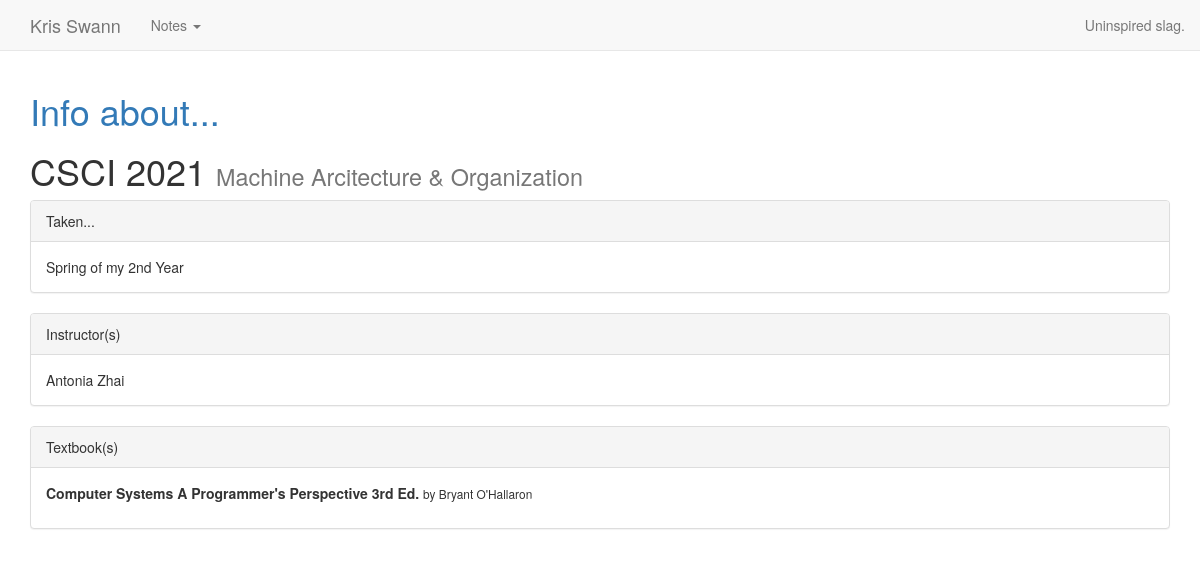
The page /notes/csci-2021/info/ on the database its author committed.
### coursenotes/models.py (models this page shows, shortened)
class Course(models.Model):
    name = models.CharField(max_length=500)
    dept_num = models.CharField(max_length=4)
    course_num = models.CharField(max_length=50)
    year = models.SmallIntegerField()
    semester = models.SmallIntegerField()
    instructor = models.CharField(max_length=1000)
    slug = models.SlugField(unique=True)
    SEM_FALL = 1
    SEM_SPRING = 2
    SEM_SUMMER = 3
    def semester_name(self):
        if (self.semester == self.SEM_FALL):
            return "Fall"
        if (self.semester == self.SEM_SPRING):
            return "Spring"
        if (self.semester == self.SEM_SUMMER):
            return "Summer"

class TextBook(models.Model):
    title = models.CharField(max_length=1000)
    course = models.ForeignKey('Course', on_delete=models.CASCADE)

class Author(models.Model):
    name = models.CharField(max_length=1000)
    book = models.ForeignKey('Textbook', on_delete=models.CASCADE)

### coursenotes/views.py (the view)
# urls.py: url(r'^(?P<course_slug>[\w-]+)/info/$', views.course_info_page, name='course_info')
def course_info_page(request, course_slug):
    context = {
        'course': Course.objects.get(slug=course_slug),
    }
    context.update(get_base_context())
    return render(request, 'coursenotes/course_info.html', context)

### coursenotes/templatetags/custom_tags.py (called while the page is built)
@register.simple_tag
def route_active(request, route, *args):
    if request.path == reverse(route, args=args):
        return 'active'
    else:
        return ''

### coursenotes/views.py (called while the page is built)
def get_base_context():
    max_year = Course.objects.all().aggregate(Max('year'))['year__max']
    max_sem = Course.objects.filter(year=max_year).aggregate(Max('semester'))['semester__max']
    latest_course = Course.objects.order_by('-year', '-semester')[0]
    return {
        'recent_courses': Course.objects.filter(year=latest_course.year, semester=latest_course.semester).order_by('course_num')
    }

### coursenotes/templates/coursenotes/course_info.html
{% extends "coursenotes/base.html" %}
{% load humanize %}
{% load staticfiles %}
{% block body %}
<div class="container">
    <h1 class="text-primary">Info about...</h1>
    <h1>{{ course.dept_num }} {{ course.course_num }} <small>{{ course.name }}</small></h1>
    <div class="panel panel-default">
        <div class="panel-heading">Taken...</div>
        <div class="panel-body">{{ course.semester_name }} of my {{ course.year|ordinal }} Year</div>
    </div>
    <div class="panel panel-default">
        <div class="panel-heading">Instructor(s)</div>
        <div class="panel-body">{{ course.instructor }}</div>
    </div>
    <div class="panel panel-default">
        <div class="panel-heading">Textbook(s)</div>
        <div class="panel-body">
            {% for text in course.textbook_set.all %}
            <p><strong>{{ text.title }}</strong> <small>by {% for author in text.author_set.all %}{{ author.name }} {% endfor %}</small></p>
            {% endfor %}
        </div>
    </div>
</div>
{% endblock %}

### rows shown on the page
Course: dept_num "CSCI", course_num "2021", name "Machine Arcitecture & Organization", semester_name "Spring", year|ordinal "2nd", instructor "Antonia Zhai"
TextBook: title "Computer Systems A Programmer's Perspective 3rd Ed."
Author: name "Bryant"
Author: name "O'Hallaron"
